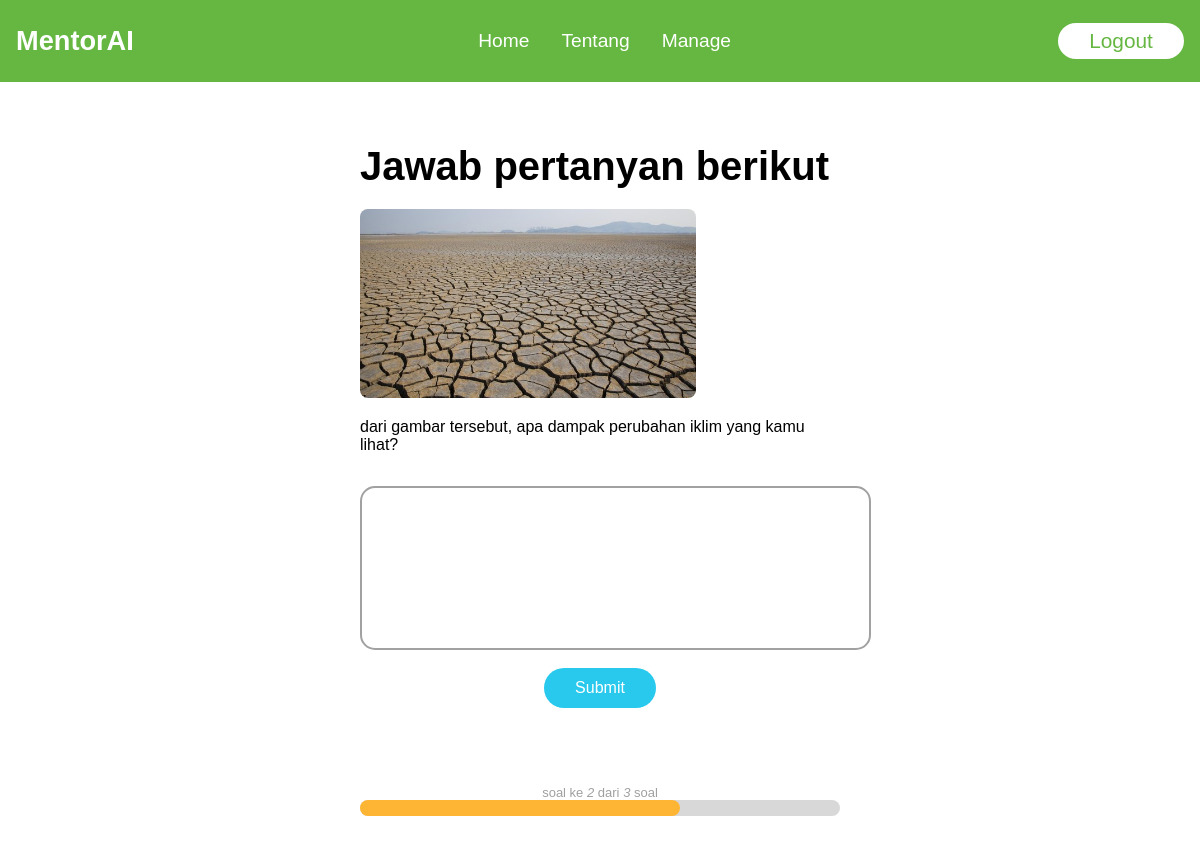
/exercise/2/2/ (signed in), run on the app's committed database.
### appBelajar/models.py (models this page shows, shortened)
class Questions(models.Model):
    topic = models.ForeignKey(Topics, on_delete=models.CASCADE, blank=True, null=True)
    question = models.CharField(max_length=200, blank=True, null=True)
    image = models.ImageField(null=True, upload_to='appBelajar/templates/upload', blank=True)
    image_description = models.CharField(max_length=500, blank=True, null=True)

### appBelajar/views.py (the view, shortened to what this page needs)
# urls.py: path("exercise/<int:pk>/<int:number>/", views.exercise, name='exercise'),
@login_required(login_url='loginPage')
def exercise(request, pk, number):
    questions = Questions.objects.filter(topic_id=pk)
    questions_length = len(questions)
    number = number
    question = questions[number-1]
    topic = Topics.objects.get(id=pk)
    def extract_score(text):
        pattern = r"(?<=Skor:\s)(\d+)"
        pattern2 = r"(r'\d+(?!.*\d)')"
        pattern3 = r"(?i)skor\s*(\d+)"
        matches = re.search(pattern, text)
        matches2 = re.search(pattern2, text)
        matches3 = re.search(pattern3, text)
        if matches:
            return matches.group(1)
        elif matches2:
            return matches2.group(1)
        elif matches3:
            return matches3.group(1)
        return ""
    def extract_feedback(text):
        text = re.sub(r">", "", text)
        text = re.sub(r"Skor:\s*\d+", "", text)
        text = text.strip()
        return text
    def removeStar(text):
        pattern = r"\*"
        kalimat_tanpa_tanda_bintang = re.sub(pattern, "", text)
        return kalimat_tanpa_tanda_bintang
    user_answer = Answers.objects.filter(topic_id=pk, user=request.user, question=question).first()
    context = {'questions':questions, 'questions_length':questions_length, 'question':question, 'number':number, 'user_answer':user_answer}
    return render(request, 'appBelajar/exercise.html', context)

### appBelajar/templates/appBelajar/exercise.html (shortened to what this page needs)
{% extends 'main.html' %}
{% block content %}
<div class="container_exercise">
    <h1>Jawab pertanyan berikut</h1>
    <div class="answer_form">
        {% if question.image %}
        <img src="{{question.image.url}}" alt="">
        {% endif %}
        <p class="question">{{question.question}}</p>
        <form class="answer_input" action="" method="post" onsubmit="return validateForm()">
            <textarea class="disable" name="answer" id="answer" cols="30" rows="10" onpaste="return false">{{user_answer.answer}}</textarea>
            {% if user_answer == None %}
            <div class="submit-container">
                <input type="submit" value="Submit">
            </div>
            {% endif %}
        </form>
        <div class="feedback_section">
        </div>
    </div>
    <p class="question_progress">soal ke <i id="question_now">{{number}}</i> dari <i id="total_question">{{questions_length}}</i> soal</p>
    <div class="progress_orange"></div>
</div>
{% endblock %}

### static/styles/main.css (style rules this page uses)
:root { --green: #65b741; --orange: #ffb534; --blue: #28c9ed; }
* { margin: 0; padding: 0; font-family: "MADE Tommy Soft", sans-serif; }
.container_exercise { display: flex; flex-direction: column; margin: 4em 30% 1.5em; height: 100%; text-align: left; }
.container_exercise h1 { font-size: 2.5em; font-weight: 700; margin: 2em 0 0.5em; }
.answer_form img { width: 70%; border-radius: 8px; }
.question { margin: 1em 0 2em; }
.answer_input { text-align: center; }
.answer_input textarea { width: 100%; height: 10em; resize: none; border: solid 2px #a1a1a1; border-radius: 15px; margin: 0 0 1em 0; font-family: "MADE Tommy Soft", sans-serif; padding: 1em 1em; }
.answer_input input { background-color: var(--blue); width: 7em; height: 2.5em; border: none; border-radius: 20px; color: white; font-size: 1rem; font-weight: 500; transition: width 0.3s ease; }
.feedback_section { text-align: center; display: flex; flex-direction: column; justify-content: center; margin: 1em auto; }
.question_progress { text-align: center; font-size: small; color: #a0a0a0; margin-top: 1em; font-weight: 400; }
.progress_orange { content: ""; height: 1em; background-color: var(--orange); border-radius: 15px; position: relative; top: -1em; }

### data on the page
Questions: image (picture), question "dari gambar tersebut, apa dampak perubahan iklim yang kamu lihat?"

### other printed values
{{ number }} "2"
{{ questions_length }} "3"
